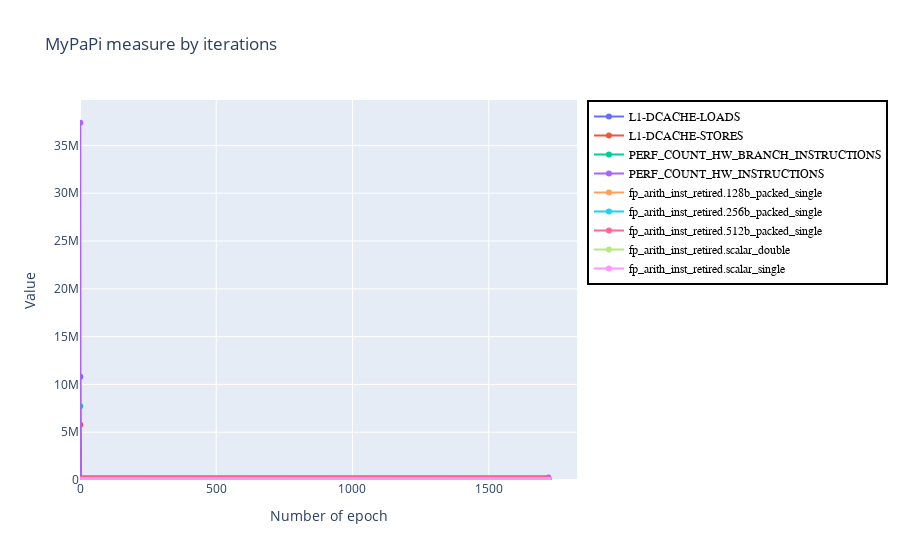

The cell this chart's notebook holds for it:
### Code cell
# Plot
fig = go.Figure()

# Add traces
x_values = df.index.to_list()
for event in df.columns:
    y_values = df[event].tolist()
    fig.add_trace(go.Scatter(x=x_values, y=y_values, mode='lines+markers', name=event))

# Set the start axis to zero
fig.update_xaxes(rangemode="tozero")
fig.update_yaxes(rangemode="tozero")

# Names
fig.update_xaxes(title_text="Number of epoch")
fig.update_yaxes(title_text="Value")
fig.update_layout(
    title='MyPaPi measure by iterations',
    # hovermode="x unified",
    legend=dict(
        traceorder="normal",
        font=dict(family="sans-serif", size=12, color="black"),
        bgcolor="white",
        bordercolor="Black",
        borderwidth=2
    )
)

fig.show()
fig.write_html("st_mnist_train_each_batch.html")

### Figure 1 — Plotly figure (JSON) as saved in the notebook; plotly's stock layout.template omitted (floating-point values rounded to 4 significant figures; data arrays with more than 128 entries replaced by an {"elided": "..."} marker saying what was removed)
{"data": [{"mode": "lines+markers", "name": "L1-DCACHE-LOADS", "type": "scatter", "x": {"elided": "1719 int values"}, "y": {"elided": "1719 float values"}}, {"mode": "lines+markers", "name": "L1-DCACHE-STORES", "type": "scatter", "x": {"elided": "1719 int values"}, "y": {"elided": "1719 float values"}}, {"mode": "lines+markers", "name": "PERF_COUNT_HW_BRANCH_INSTRUCTIONS", "type": "scatter", "x": {"elided": "1719 int values"}, "y": {"elided": "1719 float values"}}, {"mode": "lines+markers", "name": "PERF_COUNT_HW_INSTRUCTIONS", "type": "scatter", "x": {"elided": "1719 int values"}, "y": {"elided": "1719 float values"}}, {"mode": "lines+markers", "name": "fp_arith_inst_retired.128b_packed_single", "type": "scatter", "x": {"elided": "1719 int values"}, "y": {"elided": "1719 float values"}}, {"mode": "lines+markers", "name": "fp_arith_inst_retired.256b_packed_single", "type": "scatter", "x": {"elided": "1719 int values"}, "y": {"elided": "1719 float values"}}, {"mode": "lines+markers", "name": "fp_arith_inst_retired.512b_packed_single", "type": "scatter", "x": {"elided": "1719 int values"}, "y": {"elided": "1719 float values"}}, {"mode": "lines+markers", "name": "fp_arith_inst_retired.scalar_double", "type": "scatter", "x": {"elided": "1719 int values"}, "y": {"elided": "1719 float values"}}, {"mode": "lines+markers", "name": "fp_arith_inst_retired.scalar_single", "type": "scatter", "x": {"elided": "1719 int values"}, "y": {"elided": "1719 float values"}}], "layout": {"legend": {"bgcolor": "white", "bordercolor": "Black", "borderwidth": 2, "font": {"color": "black", "family": "sans-serif", "size": 12}, "traceorder": "normal"}, "title": {"text": "MyPaPi measure by iterations"}, "xaxis": {"rangemode": "tozero", "title": {"text": "Number of epoch"}}, "yaxis": {"rangemode": "tozero", "title": {"text": "Value"}}}}
